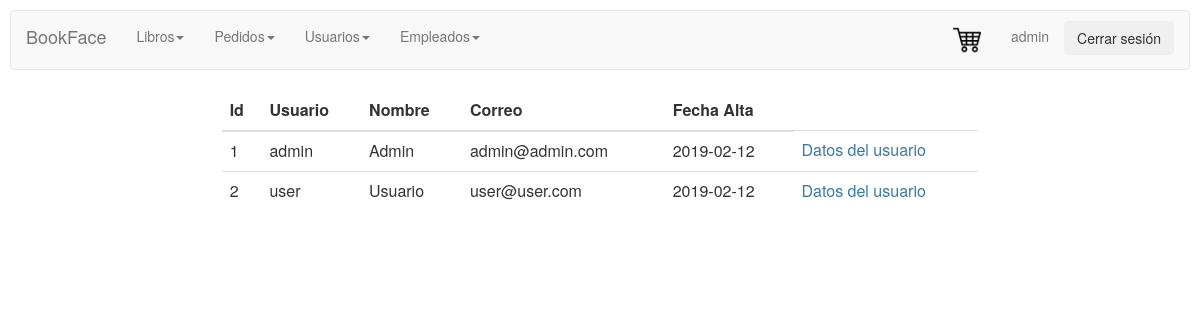
Page /usuariosadmin/mostrarusuarios.php (signed in) on the committed database.
### tables this page shows
CREATE TABLE `usuarios` (
  `id` int(11) NOT NULL AUTO_INCREMENT,
  `user` varchar(45) NOT NULL,
  `password` varchar(45) NOT NULL,
  `nombre` varchar(45) NOT NULL,
  `correo` varchar(45) NOT NULL,
  `fecha_alta` date NOT NULL,
  PRIMARY KEY (`id`)
);

### usuariosadmin/mostrarusuarios.php (the view, shortened to what this page needs)
<html>
<head>
    <link rel="stylesheet" href="../CSS/styles.css">
    <link rel="stylesheet" href="../CSS/menuadmin.css">
</head>
<body>
<?php session_start();
if (isset($_SESSION["user"]) && $_SESSION["user"]=="admin") {
?>
<div class="row">
        <div>
        <?php include_once "../controladmin/menuadmin.php"?>
        </div>
    </div>
    <div class="row">
    <div class="col-md-2"></div>
    <div class="col-md-8">
<?php
$connection = new mysqli("localhost", "root", "123456", "proyecto");
$connection->set_charset("utf8");
if ($result = $connection->query("select * from usuarios;")) {
    echo " <table class='table custab' style='background-color: white; border-radius:10px;'>";
    ?>
    <thead>
      <tr>
        <th>Id</th>
        <th>Usuario</th>
        <th>Nombre</th>
        <th>Correo</th>
        <th>Fecha Alta</th>
       </tr>
    </thead>
<?php
    while($obj = $result->fetch_object()) {
        echo "<tr>";
        echo "<td>".$obj->id."</td>";
        echo "<td>".$obj->user."</td>";
        echo "<td>".$obj->nombre."</td>";
        echo "<td>".$obj->correo."</td>";
        echo "<td>".$obj->fecha_alta."</td>";
        echo "<td><a href='usuario.php?cod=$obj->id'>Datos del usuario</a></td>";
        echo "</tr>";
    }
}
} else {
    session_destroy();
    header("Location: ../login.php");
  }
?>
</div>
    <div class="col-md-2"></div>
    </div>
</body>
</html>

### CSS/styles.css (style rules this page uses)
body { background-image:url("http://culto.latercera.com/wp-content/uploads/2017/04/Libros-1-900x600.jpg"); background-position:center; background-size: 100%; background-repeat: no-repeat; padding:10px; }

### CSS/menuadmin.css (style rules this page uses)
body,html { height: 100%; }
.row { padding: 0px 15px; }

### rows in the picture
usuarios: id "1", user "admin", nombre "Admin", correo "admin@admin.com", fecha_alta "2019-02-12"
usuarios: id "2", user "user", nombre "Usuario", correo "user@user.com", fecha_alta "2019-02-12"

### other values in the picture
$_SESSION["user"] "admin"
